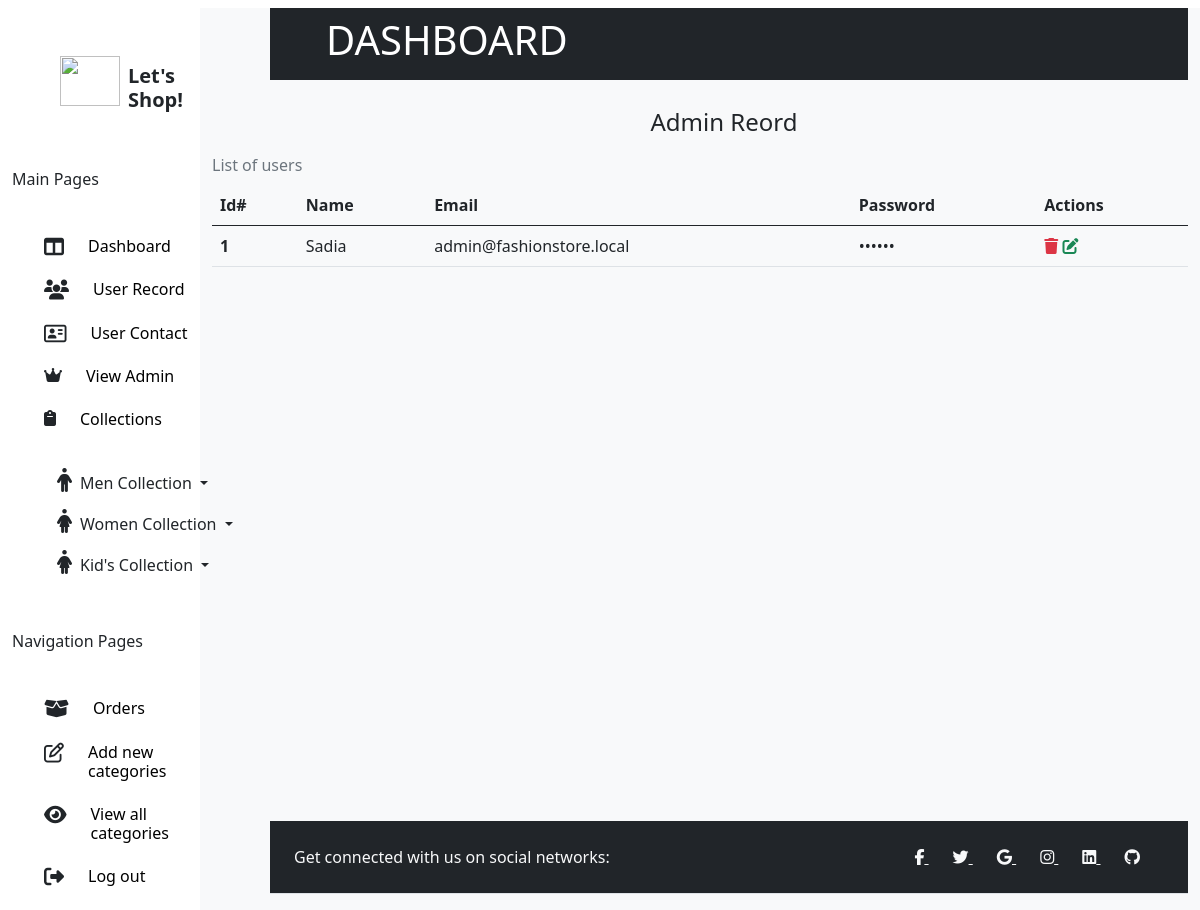
Screenshot of /admin/admin.php (signed in) with the database file from the repository.
### tables this page shows
CREATE TABLE `admin_register` (
  `id` int(255) NOT NULL AUTO_INCREMENT,
  `name` varchar(255) NOT NULL,
  `email` varchar(255) NOT NULL,
  `pswrd` varchar(255) NOT NULL,
  PRIMARY KEY (`id`)
);

### helpers.php (called while the page is built, shortened)
<?php
if (!function_exists('esc')) {
    function e($value)
    {
        return htmlspecialchars((string) $value, ENT_QUOTES, 'UTF-8');
    }
}

### admin/admin.php (the view, shortened to what this page needs)
<!DOCTYPE html>
<html lang="en">
<head>
    <link href="https://cdn.jsdelivr.net/npm/bootstrap@5.0.2/dist/css/bootstrap.min.css" rel="stylesheet">
    <link rel="stylesheet" href="https://cdnjs.cloudflare.com/ajax/libs/font-awesome/6.4.2/css/all.min.css">
    <link rel="stylesheet" href="/admin/style.css">
</head>
<body>
    <div class="container-fluid">
        <div class="row">
            <div class="col-lg-2 col-md-3">
                <div class="imag d-flex ms-5 mt-5">
                    <p class="mt-2"><img src="./shopping-cart.png" alt="" height="50px" width="60px"></p>
                    <h5 class="fw-bold ms-2 mt-3">Let's Shop!</h5>
                </div>
                <h6 class="mt-5 mb-5">Main Pages</h6>
                <ul>
                    <li class="d-flex"><i class="fa-solid fa-table-columns fs-5"></i>
                        <a href="./dash.php">
                            <h6 class="ms-4">Dashboard</h6>
                        </a>
                    </li>
                    <li class="d-flex mt-3"><i class="fa-solid fa-users fs-5"></i>
                        <a href="./record.php">
                            <h6 class="ms-4">User Record</h6>
                        </a>
                    </li>
                    <li class="d-flex mt-3"><i class="fa-regular fa-address-card fs-5"></i>
                        <a href="./usercontact.php">
                            <h6 class="ms-4">User Contact</h6>
                        </a>
                    </li>
                    <li class="d-flex mt-3"> <i class="fa-solid fa-crown"></i>
                        <a href="./admin.php">
                            <h6 class="ms-4">View Admin</h6>
                        </a>
                    </li>
                    <li class="d-flex mt-3"> <i class="fa-solid fa-clipboard"></i>
                        <a href="">
                            <h6 class="ms-4">Collections</h6>
                        </a>
                    </li>
                    <div class="dropdown mt-4">
                        <button class="btn btn-white dropdown-toggle" type="button" id="dropdownMenuButton1" data-bs-toggle="dropdown" aria-expanded="false">
                            <i class="fa-solid fa-person fs-4 me-2"></i>Men Collection
                        </button>
                    </div>
                    <div class="dropdown">
                        <button class="btn btn-white dropdown-toggle" type="button" id="dropdownMenuButton1" data-bs-toggle="dropdown" aria-expanded="false">
                            <i class="fa-solid fa-person-dress me-2 fs-4"></i>Women Collection
                        </button>
                    </div>
                    <div class="dropdown">
                        <button class="btn btn-white dropdown-toggle" type="button" id="dropdownMenuButton1" data-bs-toggle="dropdown" aria-expanded="false">
                            <i class="fa-solid fa-person-dress me-2 fs-4"></i>Kid's Collection
                        </button>
                    </div>
                </ul>
                <h6 class="mt-5 mb-5">Navigation Pages</h6>
                <ul>
                    <li class="d-flex mt-3"> <i class="fa-solid fa-box-open fs-5"></i>
                        <a href="./dsplyorders.php">
                            <h6 class="ms-4">Orders</h6>
                        </a>
                    </li>
                    <li class="d-flex  mt-3"><i class="fa-regular fa-pen-to-square fs-5"></i>
                        <a href="">
                            <h6 class="ms-4">Add new categories</h6>
                        </a>
                    </li>
                    <li class="d-flex  mt-3"><i class="fa-solid fa-eye fs-5"></i>
                        <a href="">
                            <h6 class="ms-4">View all categories</h6>
                        </a>
                    </li>
                    <li class="d-flex  mt-3"><i class="fa-solid fa-right-from-bracket fs-5"></i>
                        <a href="">
                            <h6 class="ms-4">Log out</h6>
                        </a>
                    </li>
                </ul>
            </div>
            <div class="dashboard col-lg-10 col-md-9 bg-light mt-2">
                <div class="admin bg-dark text-white p-2 d-flex text-center fixed-top mt-2" style="margin-left: 270px; margin-right: 12px;">
                    <h1 class="ms-5">DASHBOARD</h1>
                </div>
                <h4 class="ms-5 text-center" style="margin-top: 100px;">Admin Reord</h4>
                <table class="table caption-top">
                    <caption>List of users</caption>
                    <thead>
                        <tr>
                            <th scope="col">Id#</th>
                            <th scope="col">Name</th>
                            <th scope="col">Email</th>
                            <th scope="col">Password</th>
                            <th scope="col">Actions</th>
                        </tr>
                    </thead>
                    <tbody>
                        <?php
                        include('../conn.php');
                        $display = "SELECT * FROM `admin_register`";
                        $query = mysqli_query($conn, $display);
                        while ($result = mysqli_fetch_array($query)) {
                        ?>
                            <tr>
                                <th scope="row"><?php echo e($result['id'])?> </th>
                                <td><?php echo e($result['name'])?> </td>
                                <td><?php echo e($result['email'])?> </td>
                                <td>••••••</td>
                                <td>
                                    <a href="admin_delete.php?did=<?php echo e($result['id']); ?>"><i class="fa-solid fa-trash text-danger"></i></a>
                                    <a href="adminupdate.php?eid=<?php echo e($result['id']); ?>"><i class="fa-solid fa-pen-to-square text-success"></i></a>
                                </td>
                            </tr>
                        <?php
                        }
                        ?>
                    </tbody>
                </table>
                <footer class="text-center text-lg-start bg-dark text-light mb-3 mt-5 fixed-bottom" style="margin-left: 270px; margin-right: 12px;">
                    <section class="d-flex justify-content-center justify-content-lg-between p-4 border-bottom">
                        <div class="me-5 d-none d-lg-block">
                            <span>Get connected with us on social networks:</span>
                        </div>
                        <div>
                            <a href="" class="me-4 text-reset">
                                <i class="fab fa-facebook-f"></i>
                            </a>
                            <a href="" class="me-4 text-reset">
                                <i class="fab fa-twitter"></i>
                            </a>
                            <a href="" class="me-4 text-reset">
                                <i class="fab fa-google"></i>
                            </a>
                            <a href="" class="me-4 text-reset">
                                <i class="fab fa-instagram"></i>
                            </a>
                            <a href="" class="me-4 text-reset">
                                <i class="fab fa-linkedin"></i>
                            </a>
                            <a href="" class="me-4 text-reset">
                                <i class="fab fa-github"></i>
                            </a>
                        </div>
                    </section>
                </footer>
            </div>
        </div>
    </div>
</body>
</html>

### admin/style.css (style rules this page uses)
* { margin: 0; padding: 0; box-sizing: border-box; list-style-type: none; }

### admin/admin.php (style rules this page uses)
ul li a { text-decoration: none; color: black; }

### rows the page displays
admin_register: id "1", name "Sadia", email "admin@fashionstore.local"
